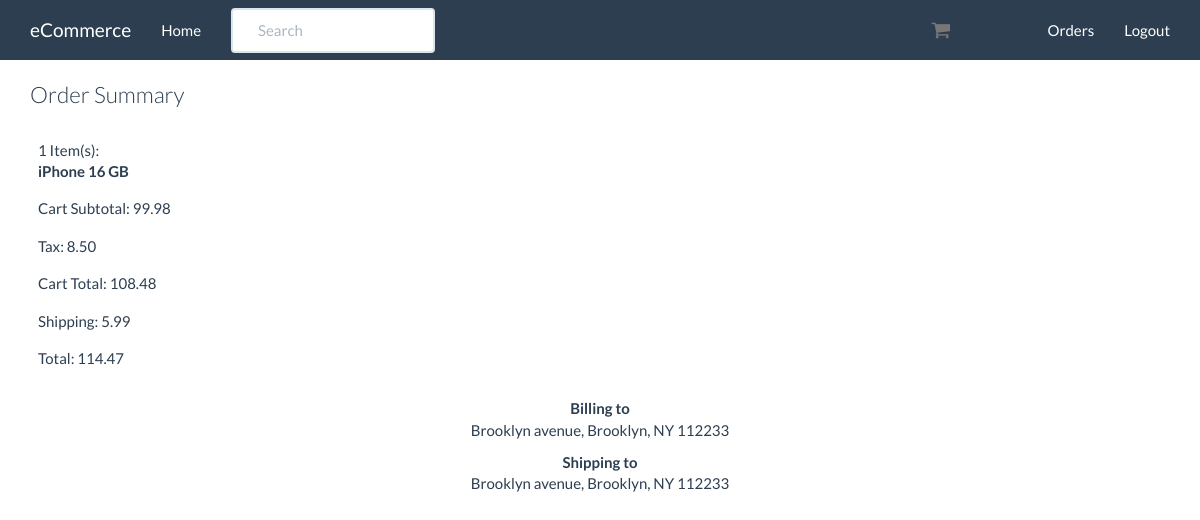
Page /orders/1/ (signed in) on the committed database.
### orders/models.py (models this page shows, shortened)
class Order(models.Model):
	status = models.CharField(max_length=120, choices=ORDER_STATUS_CHOICES, default='created')
	cart = models.ForeignKey(Cart)
	user = models.ForeignKey(UserCheckout, null=True)
	billing_address = models.ForeignKey(UserAddress, related_name='billing_address', null=True)
	shipping_address = models.ForeignKey(UserAddress, related_name='shipping_address', null=True)
	shipping_total_price = models.DecimalField(max_digits=50, decimal_places=2, default=5.99)
	order_total = models.DecimalField(max_digits=50, decimal_places=2)
	order_id = models.CharField(max_length=20, null=True, blank=True)
	class Meta:
		ordering = ['-id']

class UserAddress(models.Model):
	user = models.ForeignKey(UserCheckout)
	type = city = models.CharField(max_length=120, choices=ADDRESS_TYPE)
	street = models.CharField(max_length=120)
	city = models.CharField(max_length=120)
	state = models.CharField(max_length=120)
	pincode = models.CharField(max_length=120)
	def get_address(self):
		return "%s, %s, %s %s"% (self.street, self.city, self.state, self.pincode)

### carts/models.py (models this page shows, shortened)
class Cart(models.Model):
	user = models.ForeignKey(settings.AUTH_USER_MODEL, null=True, blank=True)
	items = models.ManyToManyField(Variation, through=CartItem)
	timestamp = models.DateTimeField(auto_now_add=True, auto_now=False)
	updated = models.DateTimeField(auto_now_add=False, auto_now=True)
	subtotal = models.DecimalField(max_digits=50, decimal_places=2, default=25.00) # remove null=True later
	tax_percentage = models.DecimalField(max_digits=10, decimal_places=5, default=0.085)
	tax_total = models.DecimalField(max_digits=50, decimal_places=2, default=25.00)
	total = models.DecimalField(max_digits=50, decimal_places=2, default=25.00)

class CartItem(models.Model):
	cart = models.ForeignKey("Cart")
	item = models.ForeignKey(Variation)
	quantity = models.PositiveIntegerField(default=1)
	line_item_total = models.DecimalField(max_digits=10, decimal_places=2)
	def get_title(self):
		product_name = self.item.product.title
		variation_name = self.item.title
		if variation_name == "Default":
			return "%s" %(product_name)
		else:
			return "%s %s" %(product_name, variation_name)

### products/models.py (models this page shows, shortened)
class Variation(models.Model):
	product = models.ForeignKey(Product)
	title = models.CharField(max_length=120)
	price = models.DecimalField(decimal_places=2, max_digits=20)
	sale_price = models.DecimalField(decimal_places=2, max_digits=20, null=True, blank=True)
	active = models.BooleanField(default=True)
	inventory = models.IntegerField(null=True, blank=True)

class Product(models.Model):
	title = models.CharField(max_length=120)
	description = models.TextField(blank=True, null=True)
	price = models.DecimalField(decimal_places=2, max_digits=20)
	active = models.BooleanField(default=True)
	categories = models.ManyToManyField('Category', blank=True)
	default_category = models.ForeignKey('Category', related_name="default_category", null=True, blank=True)
	objects = ProductManager()

### orders/views.py (the view)
# urls.py: url(r'^orders/(?P<pk>\d+)/$', OrderDetail.as_view(), name='order_detail'),
class OrderDetail(DetailView):
	model = Order
	def dispatch(self, request, *args, **kwargs):
		try:
			user_check_id = self.request.session.get("user_checkout_id")
			user_checkout = UserCheckout.objects.get(id=user_check_id)
		except UserCheckout.DoesNotExist:
			user_checkout = UserCheckout.objects.get(user=request.user)
		except:
			user_checkout = None
		obj = self.get_object()
		if obj.user == user_checkout and user_checkout is not None:
			return super(OrderDetail, self).dispatch(request, *args, **kwargs)
		else:
			raise Http404

### orders/templates/orders/order_detail.html
{% extends "base.html" %}
{% block content %}
{% include "orders/order_summary_short.html" with order=order %}
{% endblock content %}

### orders/templates/orders/order_summary_short.html
<p class="lead">Order Summary</p>
<table class="table">
    <tr><td>{{ order.cart.cartitem_set.count }} Item(s): {% for i in order.cart.cartitem_set.all %}<br><b>{{ i.get_title }}</b><br>{% endfor %}</td></tr>
    <tr><td>Cart Subtotal: {{ order.cart.subtotal }} </td></tr>
    <tr><td>Tax: {{ order.cart.tax_total }} </td></tr>
    <tr><td>Cart Total: {{ order.cart.total }} </td></tr>
    <tr><td>Shipping: {{ order.shipping_total_price }} </td></tr>
    <tr><td>Total: {{ order.order_total }} </td></tr>
</table>
</div>
<div class="col-sm-4 col-sm-offset-4 text-center">
<p><b>Billing to</b><br>{{ order.billing_address.get_address }}</p>
<p><b>Shipping to</b><br>{{ order.shipping_address.get_address }}</p>

### static_in_pro/our_static/css/navbar-static-top.css (style rules this page uses)
body { min-height: 1000px; }

### rows in the picture
Order: cart.cartitem_set.count "1", cart.subtotal "99.98", cart.tax_total "8.50", cart.total "108.48", shipping_total_price "5.99", order_total "114.47", billing_address.get_address "Brooklyn avenue, Brooklyn, NY 112233", shipping_address.get_address "Brooklyn avenue, Brooklyn, NY 112233"
CartItem: get_title "iPhone 16 GB"
